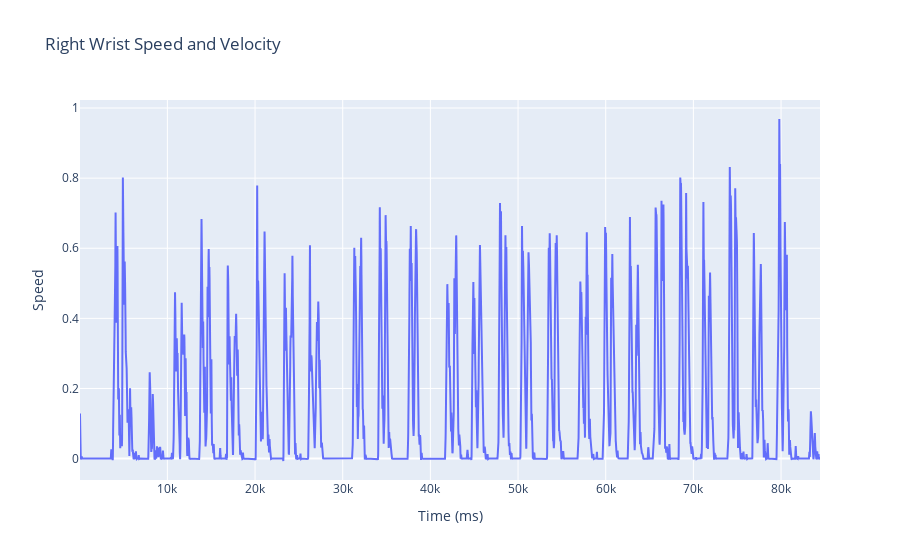

Notebook code cell kept with this figure:
### Markdown cell above
### <strong>Plot Data</strong>

The `plot()` function is used to plot the unsmoothed and smoothed speed over time. The `label` parameter is used to set the legend label for each line. The `color` parameter is used to set the color of each line.

### Code cell
import plotly.graph_objects as go

# Create traces
trace0 = go.Scatter(x=final_df['time_ms'], y=final_df['right_wrist_speed'], mode='lines', name='Right Wrist Speed')
trace1 = go.Scatter(x=final_df['time_ms'], y=final_df['right_wrist_delta_x'], mode='lines', name='Right Wrist Raw Velocity X', yaxis='y2')
trace2 = go.Scatter(x=final_df['time_ms'], y=final_df['right_wrist_delta_y'], mode='lines', name='Right Wrist Raw Velocity Y', yaxis='y2')

# Create layout
layout = go.Layout(title='Right Wrist Speed and Velocity', xaxis=dict(title='Time (ms)'), yaxis1=dict(title='Speed', overlaying='y', side='left'))

# Create figure
fig = go.Figure(data=[trace0], layout=layout)

# Show figure
fig.show()

### Figure 1 — Plotly figure (JSON) as saved in the notebook; plotly's stock layout.template omitted (floating-point values rounded to 4 significant figures; data arrays with more than 128 entries replaced by an {"elided": "..."} marker saying what was removed)
{"data": [{"mode": "lines", "name": "Right Wrist Speed", "type": "scatter", "x": {"elided": "8442 int values"}, "y": {"elided": "8442 float values"}}], "layout": {"title": {"text": "Right Wrist Speed and Velocity"}, "xaxis": {"title": {"text": "Time (ms)"}}, "yaxis": {"overlaying": "y", "side": "left", "title": {"text": "Speed"}}}}
